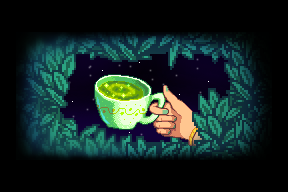

This is a level from a 2D game, rendered from its Tiled map with the project's own tilesets. A one-line summary and the complete map file follow:
An orthogonal 18x12 tile map with 16x16 px tiles, 7 tile layers (Back, Back1, Back2, Back3, ...).

<map version="1.2" orientation="orthogonal" renderorder="right-down" width="18" height="12" tilewidth="16" tileheight="16" nextobjectid="1">
  <properties>
    <property name="AmbientLight" value="255 255 255" />
    <property name="IsFarm" value="T" />
    <property name="Music" value="EmilyDream" />
  </properties>
  <tileset firstgid="1" name="memory" columns="16" tilecount="160" tileheight="16" tilewidth="16">
    <image source="memory.png" width="256" height="160" />
  </tileset>
  <layer name="Back" width="18" height="12">
    <data encoding="csv">
0,0,0,0,0,0,0,0,0,0,0,0,0,0,0,0,0,0,
0,1,2,3,4,5,6,7,8,9,10,11,12,13,14,15,16,0,
0,17,18,19,20,21,22,23,24,25,26,27,28,29,30,31,32,0,
0,33,34,35,36,37,38,39,40,41,42,43,44,45,46,47,48,0,
0,49,50,51,52,53,54,55,56,57,58,59,60,61,62,63,64,0,
0,65,66,67,68,69,70,71,72,73,74,75,76,77,78,79,80,0,
0,81,82,83,84,85,86,87,88,89,90,91,92,93,94,95,96,0,
0,97,98,99,100,101,102,103,104,105,106,107,108,109,110,111,112,0,
0,113,114,115,116,117,118,119,120,121,122,123,124,125,126,127,128,0,
0,129,130,131,132,133,134,135,136,137,138,139,140,141,142,143,144,0,
0,145,146,147,148,149,150,151,152,153,154,155,156,157,158,159,160,0,
0,0,0,0,0,0,0,0,0,0,0,0,0,0,0,0,0,0
</data>
  </layer>
  <layer name="Back1" width="18" height="12">
    <data encoding="csv">
0,0,0,0,0,0,0,0,0,0,0,0,0,0,0,0,0,0,
0,0,0,0,0,0,0,0,0,0,0,0,0,0,0,0,0,0,
0,0,0,0,0,0,0,0,0,0,0,0,0,0,0,0,0,0,
0,0,0,0,0,0,0,0,0,0,0,0,0,0,0,0,0,0,
0,0,0,0,0,0,0,0,0,0,0,0,0,0,0,0,0,0,
0,0,0,0,0,0,0,0,0,0,0,0,0,0,0,0,0,0,
0,0,0,0,0,0,0,0,0,0,0,0,0,0,0,0,0,0,
0,0,0,0,0,0,0,0,0,0,0,0,0,0,0,0,0,0,
0,0,0,0,0,0,0,0,0,0,0,0,0,0,0,0,0,0,
0,0,0,0,0,0,0,0,0,0,0,0,0,0,0,0,0,0,
0,0,0,0,0,0,0,0,0,0,0,0,0,0,0,0,0,0,
0,0,0,0,0,0,0,0,0,0,0,0,0,0,0,0,0,0
</data>
  </layer>
  <layer name="Back2" width="18" height="12">
    <data encoding="csv">
0,0,0,0,0,0,0,0,0,0,0,0,0,0,0,0,0,0,
0,0,0,0,0,0,0,0,0,0,0,0,0,0,0,0,0,0,
0,0,0,0,0,0,0,0,0,0,0,0,0,0,0,0,0,0,
0,0,0,0,0,0,0,0,0,0,0,0,0,0,0,0,0,0,
0,0,0,0,0,0,0,0,0,0,0,0,0,0,0,0,0,0,
0,0,0,0,0,0,0,0,0,0,0,0,0,0,0,0,0,0,
0,0,0,0,0,0,0,0,0,0,0,0,0,0,0,0,0,0,
0,0,0,0,0,0,0,0,0,0,0,0,0,0,0,0,0,0,
0,0,0,0,0,0,0,0,0,0,0,0,0,0,0,0,0,0,
0,0,0,0,0,0,0,0,0,0,0,0,0,0,0,0,0,0,
0,0,0,0,0,0,0,0,0,0,0,0,0,0,0,0,0,0,
0,0,0,0,0,0,0,0,0,0,0,0,0,0,0,0,0,0
</data>
  </layer>
  <layer name="Back3" width="18" height="12">
    <data encoding="csv">
0,0,0,0,0,0,0,0,0,0,0,0,0,0,0,0,0,0,
0,0,0,0,0,0,0,0,0,0,0,0,0,0,0,0,0,0,
0,0,0,0,0,0,0,0,0,0,0,0,0,0,0,0,0,0,
0,0,0,0,0,0,0,0,0,0,0,0,0,0,0,0,0,0,
0,0,0,0,0,0,0,0,0,0,0,0,0,0,0,0,0,0,
0,0,0,0,0,0,0,0,0,0,0,0,0,0,0,0,0,0,
0,0,0,0,0,0,0,0,0,0,0,0,0,0,0,0,0,0,
0,0,0,0,0,0,0,0,0,0,0,0,0,0,0,0,0,0,
0,0,0,0,0,0,0,0,0,0,0,0,0,0,0,0,0,0,
0,0,0,0,0,0,0,0,0,0,0,0,0,0,0,0,0,0,
0,0,0,0,0,0,0,0,0,0,0,0,0,0,0,0,0,0,
0,0,0,0,0,0,0,0,0,0,0,0,0,0,0,0,0,0
</data>
  </layer>
  <layer name="Buildings" width="18" height="12">
    <data encoding="csv">
0,0,0,0,0,0,0,0,0,0,0,0,0,0,0,0,0,0,
0,0,0,0,0,0,0,0,0,0,0,0,0,0,0,0,0,0,
0,0,0,0,0,0,0,0,0,0,0,0,0,0,0,0,0,0,
0,0,0,0,0,0,0,0,0,0,0,0,0,0,0,0,0,0,
0,0,0,0,0,0,0,0,0,0,0,0,0,0,0,0,0,0,
0,0,0,0,0,0,0,0,0,0,0,0,0,0,0,0,0,0,
0,0,0,0,0,0,0,0,0,0,0,0,0,0,0,0,0,0,
0,0,0,0,0,0,0,0,0,0,0,0,0,0,0,0,0,0,
0,0,0,0,0,0,0,0,0,0,0,0,0,0,0,0,0,0,
0,0,0,0,0,0,0,0,0,0,0,0,0,0,0,0,0,0,
0,0,0,0,0,0,0,0,0,0,0,0,0,0,0,0,0,0,
0,0,0,0,0,0,0,0,0,0,0,0,0,0,0,0,0,0
</data>
  </layer>
  <layer name="Front" width="18" height="12">
    <data encoding="csv">
0,0,0,0,0,0,0,0,0,0,0,0,0,0,0,0,0,0,
0,0,0,0,0,0,0,0,0,0,0,0,0,0,0,0,0,0,
0,0,0,0,0,0,0,0,0,0,0,0,0,0,0,0,0,0,
0,0,0,0,0,0,0,0,0,0,0,0,0,0,0,0,0,0,
0,0,0,0,0,0,0,0,0,0,0,0,0,0,0,0,0,0,
0,0,0,0,0,0,0,0,0,0,0,0,0,0,0,0,0,0,
0,0,0,0,0,0,0,0,0,0,0,0,0,0,0,0,0,0,
0,0,0,0,0,0,0,0,0,0,0,0,0,0,0,0,0,0,
0,0,0,0,0,0,0,0,0,0,0,0,0,0,0,0,0,0,
0,0,0,0,0,0,0,0,0,0,0,0,0,0,0,0,0,0,
0,0,0,0,0,0,0,0,0,0,0,0,0,0,0,0,0,0,
0,0,0,0,0,0,0,0,0,0,0,0,0,0,0,0,0,0
</data>
  </layer>
  <layer name="AlwaysFront" width="18" height="12">
    <data encoding="csv">
0,0,0,0,0,0,0,0,0,0,0,0,0,0,0,0,0,0,
0,0,0,0,0,0,0,0,0,0,0,0,0,0,0,0,0,0,
0,0,0,0,0,0,0,0,0,0,0,0,0,0,0,0,0,0,
0,0,0,0,0,0,0,0,0,0,0,0,0,0,0,0,0,0,
0,0,0,0,0,0,0,0,0,0,0,0,0,0,0,0,0,0,
0,0,0,0,0,0,0,0,0,0,0,0,0,0,0,0,0,0,
0,0,0,0,0,0,0,0,0,0,0,0,0,0,0,0,0,0,
0,0,0,0,0,0,0,0,0,0,0,0,0,0,0,0,0,0,
0,0,0,0,0,0,0,0,0,0,0,0,0,0,0,0,0,0,
0,0,0,0,0,0,0,0,0,0,0,0,0,0,0,0,0,0,
0,0,0,0,0,0,0,0,0,0,0,0,0,0,0,0,0,0,
0,0,0,0,0,0,0,0,0,0,0,0,0,0,0,0,0,0
</data>
  </layer>
  <objectgroup name="Back" />
  <objectgroup name="Buildings" />
  <objectgroup name="Front" />
  <objectgroup name="AlwaysFront" />
</map>
